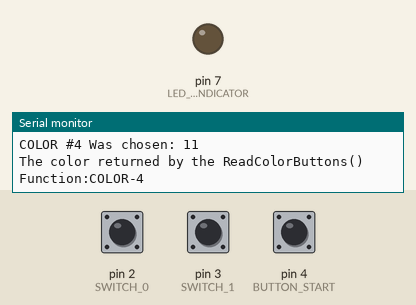
A sketch run on a simulated Arduino Uno, built with avr-gcc and run on an emulated ATmega328P. Parts: output pins drawn as LEDs (lit = HIGH), the last lines printed to the serial monitor. Dashed ring = blinking. The test bench sets the inputs (shaded band); at power-on: pin 4 (BUTTON_START) LOW, pin 2 (SWITCH_0) HIGH, pin 3 (SWITCH_1) HIGH.

Above: at 1.2 s.
1.3 s: pin 4 (BUTTON_START) pulled HIGH for 0.15 s
At 1.7 s:
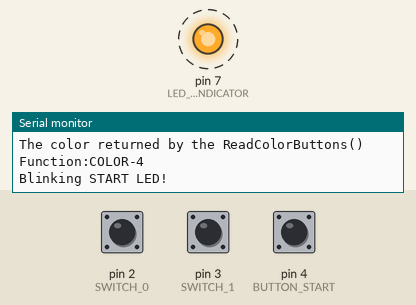
Timing chart, 0 to 10.4 s (numbered marks = the images above; inputs shaded):
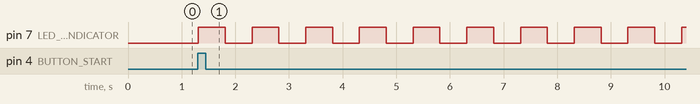

Measured:
- after the input at 1.3 s, pin 7 (LED_START_INDICATOR): alternates HIGH for 0.50 s and LOW for 0.50 s, starting at once

The sketch:

D1_Project_Start_Code.ino
```cpp
#define CAMERA_MODEL_AI_THINKER
int LED_START_INDICATOR = 7;
int SWITCH_0 = 2;
int SWITCH_1 = 3;
int BUTTON_START = 4;
bool start_light = false;
String ReadColorButtons() {
  int color_bit0 = digitalRead(SWITCH_0);
  int color_bit1 = digitalRead(SWITCH_1);
  if (color_bit1 == 0 && color_bit0 == 0) {
    Serial.println("COLOR #1 Was chosen: 00");
    //if (digitalRead(BUTTON_START) == HIGH)
    return "COLOR-1";
  }
  if (color_bit1 == 0 && color_bit0 == 1) {
    Serial.println("COLOR #2 Was chosen: 01");
    //if (digitalRead(BUTTON_START) == HIGH)
    return "COLOR-2";
  }
  if (color_bit1 == 1 && color_bit0 == 0) {
    Serial.println("COLOR #3 Was chosen: 10");
    //if (digitalRead(BUTTON_START) == HIGH)
    return "COLOR-3";
  }
  if (color_bit1 == 1 && color_bit0 == 1) {
    Serial.println("COLOR #4 Was chosen: 11");
    //if (digitalRead(BUTTON_START) == HIGH)
    return "COLOR-4";
  }
  return ""; // Add a default return statement to avoid compilation warning
}

void BlinkStartLED() {
  Serial.println("Blinking START LED!");
  for (int i = 0; i < 5; i++) {
    digitalWrite(LED_START_INDICATOR, HIGH);
    delay(500);
    digitalWrite(LED_START_INDICATOR, LOW);
    delay(500);
  }
  //digitalWrite(LED_START_INDICATOR, HIGH);
}

void StartSequence() {
  String color_target = ReadColorButtons();
  Serial.print("The color returned by the ReadColorButtons() Function:");
  Serial.println(color_target);
  if (start_light)
    BlinkStartLED();
}

void setup() {
  Serial.begin(115200);
  pinMode(LED_START_INDICATOR, OUTPUT);
  pinMode(SWITCH_0, INPUT);
  pinMode(SWITCH_1, INPUT);
  pinMode(BUTTON_START, INPUT);
  digitalWrite(LED_START_INDICATOR, LOW);
}

void loop() {
  StartSequence();
  if (digitalRead(BUTTON_START) == HIGH)
    start_light = true;
}
```
